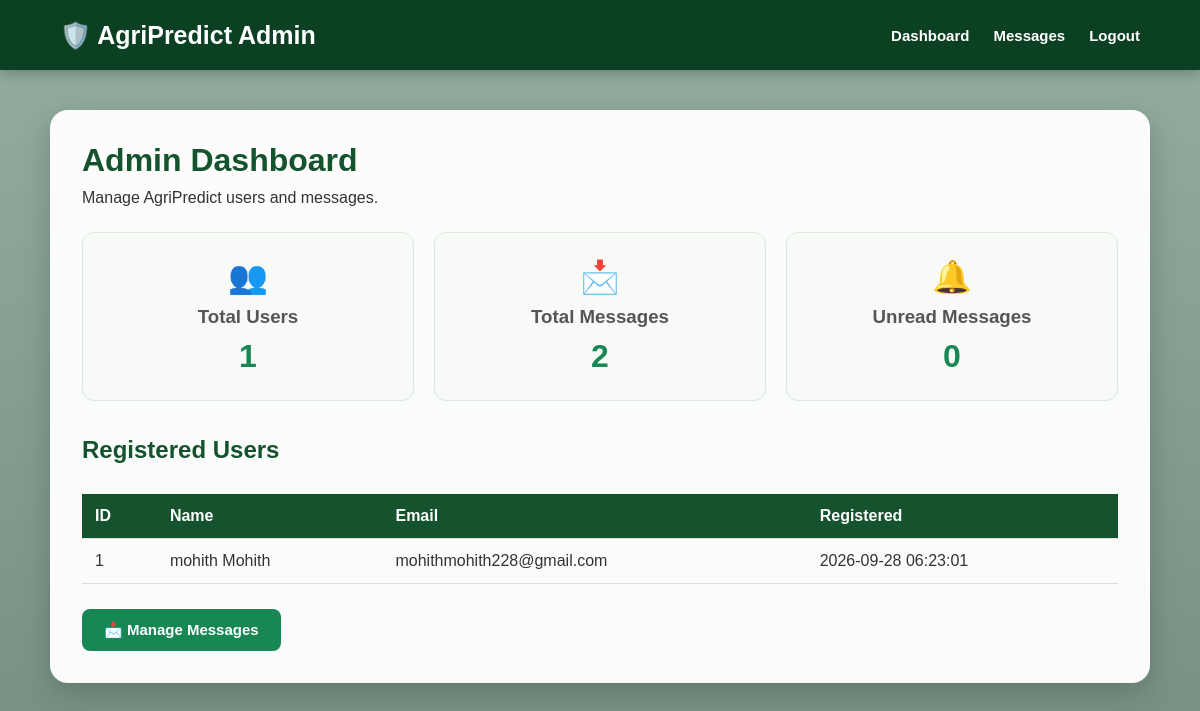
Page /admin/dashboard (signed in) on the earlier database version.
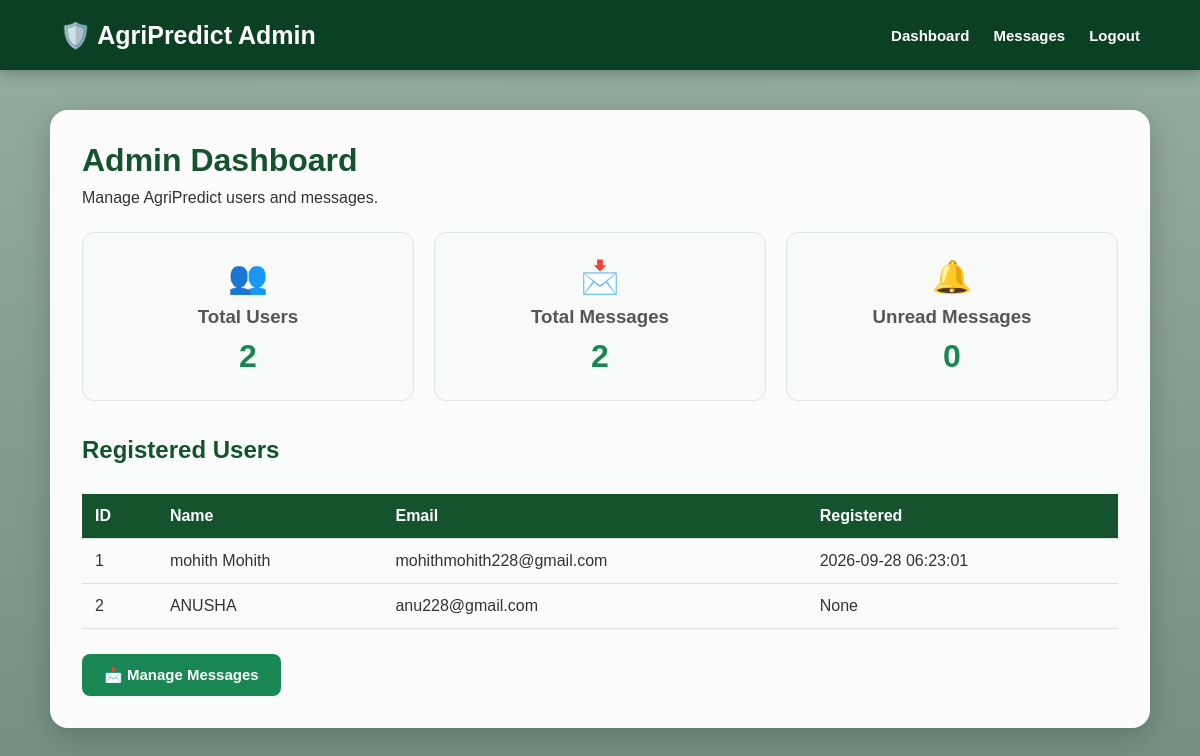
Same page on the later database version.
### tables this page shows
CREATE TABLE users (
            id INTEGER PRIMARY KEY AUTOINCREMENT,
            name TEXT NOT NULL,
            email TEXT UNIQUE NOT NULL,
            password TEXT NOT NULL
        , created_at TIMESTAMP);

### app.py (the view)
@app.route("/admin/dashboard")
@admin_required
def admin_dashboard():
    conn = get_db_connection()
    total_users = conn.execute(
        "SELECT COUNT(*) AS count FROM users"
    ).fetchone()["count"]
    users = conn.execute("""
        SELECT
            id,
            name,
            email,
            created_at
        FROM users
        ORDER BY created_at DESC
    """).fetchall()
    total_messages = conn.execute(
        "SELECT COUNT(*) AS count FROM messages"
    ).fetchone()["count"]
    unread_messages = conn.execute("""
        SELECT COUNT(*) AS count
        FROM messages
        WHERE status = 'Unread'
    """).fetchone()["count"]
    conn.close()
    return render_template(
        "admin_dashboard.html",
        total_users=total_users,
        users=users,
        total_messages=total_messages,
        unread_messages=unread_messages
    )

### app.py (called while the page is built)
def get_db_connection():
    conn = sqlite3.connect("users.db")
    conn.row_factory = sqlite3.Row
    return conn

def admin_required(function):
    @wraps(function)
    def decorated_function(*args, **kwargs):
        if "admin_id" not in session:
            return redirect(url_for("admin_login"))
        return function(*args, **kwargs)
    return decorated_function

### templates/admin_dashboard.html (shortened to what this page needs)
<!DOCTYPE html>
<html lang="en">
<head>
    <link rel="stylesheet"
          href="{{ url_for('static', filename='style.css') }}">
</head>
<body>
<nav class="navbar">
    <div class="logo">
        🛡️ AgriPredict Admin
    </div>
    <div class="nav-links">
        <a href="{{ url_for('admin_dashboard') }}">
            Dashboard
        </a>
        <a href="{{ url_for('admin_messages') }}">
            Messages
        </a>
        <a href="{{ url_for('admin_logout') }}">
            Logout
        </a>
    </div>
</nav>
<div class="page-container">
    <div class="page-card wide-card">
        <div class="page-heading-row">
            <div>
                <h1>
                    Admin Dashboard
                </h1>
                <p>
                    Manage AgriPredict users and messages.
                </p>
            </div>
        </div>
        <div class="stats-grid">
            <div class="stat-card">
                <div class="stat-icon">
                    👥
                </div>
                <h3>
                    Total Users
                </h3>
                <div class="stat-number">
                    {{ total_users }}
                </div>
            </div>
            <div class="stat-card">
                <div class="stat-icon">
                    📩
                </div>
                <h3>
                    Total Messages
                </h3>
                <div class="stat-number">
                    {{ total_messages }}
                </div>
            </div>
            <div class="stat-card">
                <div class="stat-icon">
                    🔔
                </div>
                <h3>
                    Unread Messages
                </h3>
                <div class="stat-number">
                    {{ unread_messages }}
                </div>
            </div>
        </div>
        <h2 class="section-title">
            Registered Users
        </h2>
        {% if users %}
        <div class="table-container">
            <table>
                <thead>
                    <tr>
                        <th>
                            ID
                        </th>
                        <th>
                            Name
                        </th>
                        <th>
                            Email
                        </th>
                        <th>
                            Registered
                        </th>
                    </tr>
                </thead>
                <tbody>
                    {% for user in users %}
                    <tr>
                        <td>
                            {{ user["id"] }}
                        </td>
                        <td>
                            {{ user["name"] }}
                        </td>
                        <td>
                            {{ user["email"] }}
                        </td>
                        <td>
                            {{ user["created_at"] }}
                        </td>
                    </tr>
                    {% endfor %}
                </tbody>
            </table>
        </div>
        {% else %}
        <div class="empty-state">
            <p>
                No registered users yet.
            </p>
        </div>
        {% endif %}
        <div class="admin-actions">
            <a href="{{ url_for('admin_messages') }}"
               class="primary-button">
                📩 Manage Messages
            </a>
        </div>
    </div>
</div>
</body>
</html>

### static/style.css (style rules this page uses)
* { box-sizing: border-box; margin: 0; padding: 0; }
html { scroll-behavior: smooth; }
body { min-height: 100vh; font-family: Arial, Helvetica, sans-serif; color: #222; background-image: linear-gradient( rgba(0, 60, 25, 0.42), rgba(0, 50, 25, 0.55) ), url("/static/background.png"); background-size: cover; background-position: center; background-repeat: no-repeat; background-attachment: fixed; }
.navbar { width: 100%; min-height: 70px; display: flex; align-items: center; justify-content: space-between; padding: 12px 5%; background: rgba(0, 55, 25, 0.92); box-shadow: 0 3px 12px rgba(0, 0, 0, 0.25); position: sticky; top: 0; z-index: 1000; }
.logo { color: white; font-size: 25px; font-weight: bold; }
.nav-links { display: flex; align-items: center; gap: 24px; }
.nav-links > a { color: white; text-decoration: none; font-size: 15px; font-weight: 600; }
.prediction-card, .page-card, .result-card { background: rgba(255, 255, 255, 0.96); border-radius: 18px; box-shadow: 0 10px 30px rgba(0, 0, 0, 0.18); }
.primary-button, .secondary-button { display: inline-block; padding: 12px 22px; border-radius: 8px; border: none; text-decoration: none; cursor: pointer; font-size: 15px; font-weight: 600; transition: 0.2s; }
.primary-button { background: #198754; color: white; }
.page-container { width: 92%; max-width: 1100px; margin: 40px auto; }
.page-card { padding: 32px; color: #333; }
.page-card h1 { color: #14532d; margin-bottom: 10px; }
.page-card h2 { color: #14532d; margin-top: 30px; margin-bottom: 15px; }
.wide-card { width: 100%; }
.page-heading-row { display: flex; justify-content: space-between; align-items: center; gap: 20px; margin-bottom: 25px; }
.stats-grid { display: grid; grid-template-columns: repeat(3, 1fr); gap: 20px; margin: 25px 0 35px; }
.stat-card { padding: 25px; background: #f7faf7; border: 1px solid #dfe8df; border-radius: 12px; text-align: center; }
.stat-icon { font-size: 32px; margin-bottom: 10px; }
.stat-card h3 { color: #555; margin-bottom: 10px; }
.stat-number { color: #198754; font-size: 32px; font-weight: bold; }
.section-title { margin-top: 10px !important; }
.table-container { overflow-x: auto; }
table { width: 100%; border-collapse: collapse; margin-top: 15px; }
th, td { padding: 13px; text-align: left; border-bottom: 1px solid #ddd; }
th { background: #14532d; color: white; }
.admin-actions { margin-top: 25px; }

Differences in the rows shown:
added users: id "2", name "ANUSHA", email "anu228@gmail.com", created_at "None"
Other differences:
{{ total_users }}: "1" → "2"
